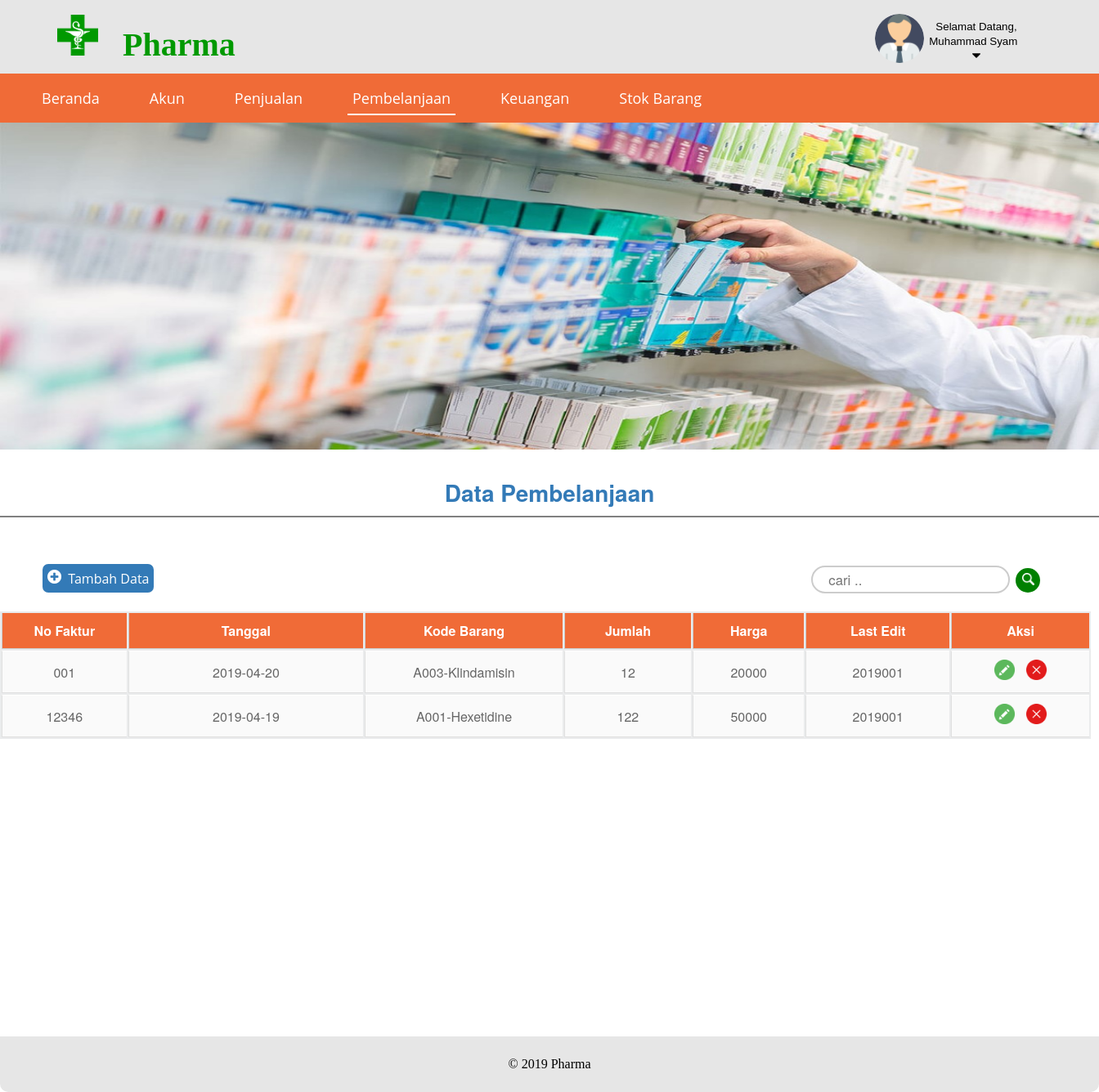
The page /view/pembelian/pembelian.php (signed in) on the database its author committed.
### tables this page shows
CREATE TABLE `pembelian` (
  `kd_pembelian` varchar(11) NOT NULL,
  `kd_barang` varchar(50) NOT NULL,
  `jml` int(11) NOT NULL,
  `hrg_barang` int(30) NOT NULL,
  `tanggal_beli` date NOT NULL,
  `nip` int(25) NOT NULL
);

### view/pembelian/pembelian.php (the view, shortened to what this page needs)
<?php include '../layout/header2.php'?>
		<div class="menu">
				<a href="../../view/welcome_admin.php">
					<input type="submit" name="beranda" value="Beranda" class="menubtn">
				</a>
		 		<a href="../admin/akun.php">
		 			<input type="submit" name="beranda" value="Akun" class="menubtn">
		 		</a>
			 	<a href="../penjualan/penjualan.php">
			 		<input type="submit" name="beranda" value="Penjualan" class="menubtn">
			 	</a>
		 		<a href="../pembelian/pembelian.php">
		 			<input type="submit" name="beranda" value="Pembelanjaan" class="menubtn" style="border-bottom: 2px solid white; ">
		 		</a>
			 	<a href="../keuangan/keuangan.php">
			 		<input type="submit" name="beranda" value="Keuangan" class="menubtn">
			 	</a>
		 		<a href="../barang/barang.php">
		 			<input type="submit" name="beranda" value="Stok Barang" class="menubtn">
		 		</a>
	    </div>
	    <div class="slider">
	    	<img src="../../assets/img/bg-1.jpg" style="width:100%; height:400px;">
	    	<br>
	    	<p align="center" class="p"><strong>Data Pembelanjaan</p></strong>
	    	<hr class="hr" noshade="blue">
	    </div>
<table border="0"  width="1330" style="background : #fff;">
	<tr style="background-color: #fff">
		<td style="float: left; background: #fff; border: 0px solid #fff;">
			<a href="add.php">
				<button class="btn-tmb">
					<img src="../../assets/img/add.png" width="17px" height="17px">&nbsp;&nbsp;Tambah Data
				</button>
			</a>
		</td>
		<td style="float: right; margin-top: 20px; width: 390px; background: #fff; border: 0px solid #fff;">	<form method="post">
				<input type="text" name="cari" class="input" placeholder="cari .." autocomplete="off">
					<button class="coba" name="search" style="margin-left: 3px" >
						<img src="../../assets/img/cari.png" width="15px" height="15px">
					</button>
			</form>
		</td>
	</tr>
</table>
<div class="scroll">
	<div class="content">
	    <table>
	    		<thead>
	    			<tr>
	    				<th style="padding: 10px 5px;">No Faktur</th>
	    				<th style="padding: 10px 50px;">Tanggal</th>
	    				<th style="padding: 10px 5px;">Kode Barang</th>
	    				<th style="padding: 10px 15px;">Jumlah</th>
	    				<th style="padding: 10px 15px;">Harga</th>
	    				<th style="padding: 10px 15px;">Last Edit</th>
	    				<th>Aksi</th>
	    			</tr>
	    		</thead>
	    		<?php
					include "../../controllers/koneksi.php";
					if (isset($_POST['search'])) {
						$cari = $_POST['cari'];
						$query_mysql = $connect->query("SELECT * FROM pembelian WHERE kd_pembelian LIKE '%$cari%' or tanggal_beli LIKE '%$cari%' ");
					}else{
						$query_mysql = $connect->query("SELECT * FROM pembelian")or die(mysql_error());
					}
					while($data = $query_mysql->fetch_assoc()){
				?>
	    		<tr>
	    			<td style="padding: 10px 5px;"><?php echo $data['kd_pembelian']?></td>
	    			<td style="padding: 10px 5px;"><?php echo $data['tanggal_beli'] ?></td>
	    			<td style="padding: 10px 5px;"><?php echo $data['kd_barang'] ?></td>
	    			<td><?php echo $data['jml'] ?></td>
	    			<td><?php echo $data['hrg_barang'] ?></td>
	    			<td><?php echo $data['nip'] ?></td>
	    			<td>
	    			<a href="update.php?kd_pembelian=<?php echo $data['kd_pembelian']; ?>">
	    				<img src="../../assets/img/edit.png" width="25px" height="25px"></a>
					<a href="delete.php?kd_pembelian=<?php echo $data['kd_pembelian']; ?>" onclick="return confirm('Are you sure you want to delete?')">
						<img src="../../assets/img/delete.png" width="25px" height="25px"></a>
            		</td>
	    		</tr>
	    		<?php } ?>
	    	</table>
	    </div>
	</div>
<?php include '../layout/footer.php'?>
	</body>
</html>

### assets/css/tampilan.css (style rules this page uses)
.container .menu { width:100%; height:60px; background-color: #F06B37; border : 0px solid orange; text-decoration: none; text-decoration-line: none; text-decoration-style: none; text-decoration-color: none; }
.container .slider { width:100%; height:500px; background-color: #fff; border : 0px solid green; }
.container .content { width:100%; height:400px; height: auto; margin: 0px; background-color: #fff; border : 0px solid green; }
.menubtn { color: #fff; font-size: 18px; font-family: 'Open Sans', sans-serif; margin-top: 10px; height: 40px; border: none; background-color: #F06B37; margin-left: 45px; outline: none; text-decoration: none; text-decoration-line: none; outline :none; }
.container table { font-family:'HelveticaNeue','Arial', sans-serif; color: #666; background: #eaebec; border: 0px solid #ccc; margin-left: 0px; margin-top: 10px; width: 1334px; }
.container table th { color: #fff; padding: 10px 30px; border-left:0.1px solid #ccc; border-bottom: 0.1px solid #ccc; background: #F06B37; }
.container table tr { text-align: center; padding-left: 10px; }
.container table td { padding: 10px 5px; border-top: 1px solid #ffffff; border-bottom: 1px solid #e0e0e0; border-left: 1px solid #e0e0e0; background: #fafafa; }
.p { font-family:'HelveticaNeue','Arial', sans-serif; font-size: 28px; color: #337ab7; margin-bottom: 0; }
.hr { color: blue; }
.btn-tmb { color: #fff; font-size: 16px; font-family: 'Open Sans', sans-serif; margin-top: 18px; height: 35px; border: none; background-color: #337ab7; margin-left: 45px; outline: none; border-radius: 7px; }
.coba { border: none; background-color: green; outline: none; width: 30px; height: 30px; border-radius: 100% }
.input { color:#8a8a8a; width: 200px; height: 20px; padding: 5px 5%; margin-right: 0; border:2px solid #ccc; border-radius: 27px; font-family:'HelveticaNeue','Arial', sans-serif; font-size: 105%; outline: none; }
.scroll { height:500px; overflow: auto; }
a { text-decoration-line: none; text-decoration: none; }

### rows shown on the page
pembelian: kd_pembelian "001", tanggal_beli "2019-04-20", kd_barang "A003-Klindamisin", jml "12", hrg_barang "20000", nip "2019001"
pembelian: kd_pembelian "12346", tanggal_beli "2019-04-19", kd_barang "A001-Hexetidine", jml "122", hrg_barang "50000", nip "2019001"

### other values the page prints
$nama "Muhammad Syam"
